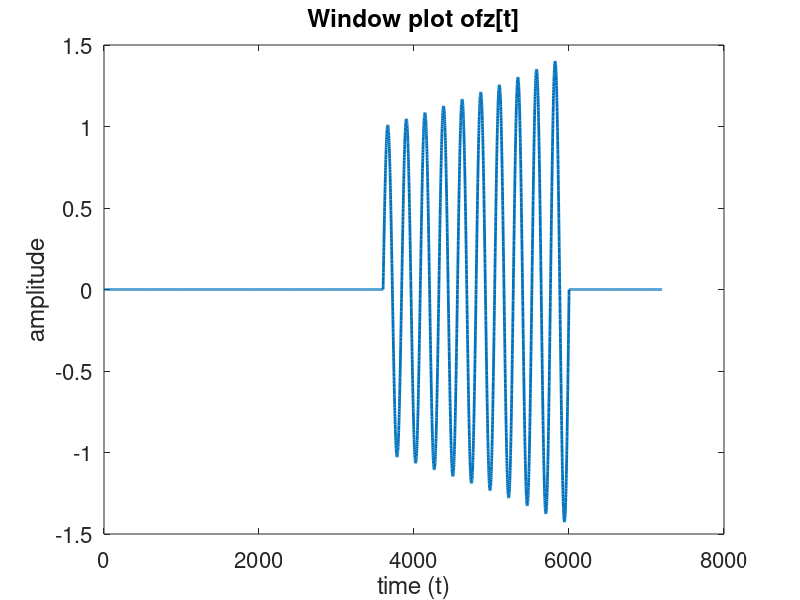

The MATLAB script that drew this image: (Note: this script raises an error after producing the figure.)
% ECE 345 Fall 2023
% Author: Shrey Dobariya (smd403)
%Exercise 1
sample_rate = 1e5;
set(groot, 'defaultAxesFontSize',16);
set(groot, 'defaultLineLineWidth', 2);

% Part A Cosine DT PLOT of a(n)
time = -4:11;
sigfunc_a = @(n) (1.5*cos((3*pi/8) * n));
stem(time, sigfunc_a(time) );
title('(a) Plot of a[n]');
xlabel('time (n)');
ylabel('amplitude');

% Part B Power DT plot of b(n)
time = 0:8;
sigfunc_b = @(n) (3*0.8.^(n-3));
stem(time, sigfunc_b(time) );
title('(b) Plot of b[n]');
xlabel('time (n)');
ylabel('amplitude');

% Part C DT Plot of c(n)
time = 0:15;
sigfun_c = @(n) (sigfunc_a(n) + sigfunc_b(n));
stem(time, sigfun_c(time) );
title('(c) Plot of c[n]');
xlabel('time (n)');
ylabel('amplitude');


% Part D
sim_sample_rate = 4e4;
time = 0:(1/sim_sample_rate):0.005;
sigfun_x = @(t) (1000*cos(880*pi * t));
plot(time, sigfun_x(time) );
title('(d) Plot of x[t]');
xlabel('time (t)');
ylabel('amplitude');

% Part E
sim_sample_rate = 50;
time = 0:(1/sim_sample_rate):4;
signal_function_y = @(t) (1 <= t & t <= 2) .* t + (t < 1 | t > 2) .* 0;
plot(time, signal_function_y(time) );
title('(e) Plot of y[t]');
xlabel('time (t)');
ylabel('amplitude');

% Part F
sim_sample_rate = 1.2e3;
time = -3:(1/sim_sample_rate):3;
signal_function_z = @(t) (1.2.^t .* sin(10*pi*t));
plot(time, signal_function_z(time) );
title('(f) Plot of z[t]');
xlabel('time (t)');
ylabel('amplitude');
%Exercise 2
% Part A
time = 0:15;
window_2a = (time >= 5) .* (time <= 10);
clip = sigfun_c(time) .* window_2a;
stem(clip)
title('Window plot ofc[n]');
xlabel('time (t)');
ylabel('amplitude');

% Part B
sim_sample_rate = 4e4;
time = 0:(1/sim_sample_rate):0.005;
window_x = (time >= 0.002) .* (time <= 0.003);
clip = sigfun_x(time) .* window_x;
plot(clip)
title('Window plot ofx[t]');
xlabel('time (t)');
ylabel('amplitude');

% Part C
sim_sample_rate = 1.2e3;
time = -3:(1/sim_sample_rate):3;
window_z = (time >= 0) .* (time <= 2);
clip = signal_function_z(time) .* window_z;
plot(clip)
title('Window plot ofz[t]');
xlabel('time (t)');
ylabel('amplitude');

% Exercise 3
%%%
% Part A
sim_sample_rate = 5e3;
time = 0:1/(sim_sample_rate):25;
part_a_signal = @(t) ((0.9).^(t) .* sin(10*pi.*t));
maxValue = max(part_a_signal(time));
maxIndices = find(round(part_a_signal(time), 4) == round(maxValue,4));
minValue = min(part_a_signal(time));
minIndices = find(round(part_a_signal(time), 4) == round(minValue, 4));
% We will do a rough approximation here  because some points are 0 but don't equal 0 exactly
zeroes = find(part_a_signal(time) < 0.01 & part_a_signal(time) > -0.01);
plot(time, part_a_signal(time));
hold on;
plot(time(maxIndices), maxValue*ones(size(maxIndices)), 'xr');
plot(time(minIndices), minValue *ones(size(minIndices)), 'xg');
plot(time(zeroes), zeros(size(zeroes)), 'o');
grid on;
hold off;
legend('Signal', 'Max', 'Min', 'Zeroes');
title('Finding Peaks On Plot A');
xlabel('time (t)');
ylabel('a(t)');


% Part B
sim_sample_rate = 5e3;
time = -2:1/(sim_sample_rate):2;
part_b_signal = @(t) (sin(10*pi.*t)+cos(8.*t));

maxValue = max(part_b_signal(time));
%rough approximation due to some rounding issues
maxIndices = find(round(part_b_signal(time), 4) == round(maxValue,4));

minValue = min(part_b_signal(time));
%rough approximation due to some rounding issues
minIndices = find(round(part_b_signal(time), 4) == round(minValue, 4));

% rough approximate because some points are 0 but don't equal 0 exactly
zeroes = find(part_b_signal(time) < 0.01 & part_b_signal(time) > -0.01);

plot(time, part_b_signal(time));
hold on;
plot(time(maxIndices), maxValue*ones(size(maxIndices)), 'xr');
plot(time(minIndices), minValue *ones(size(minIndices)), 'xg');
plot(time(zeroes), zeros(size(zeroes)), 'o');
grid on;
hold off;
legend('Signal', 'Max', 'Min', 'Zeroes');
title('Finding Peaks On Plot B');
xlabel('time (t)');
ylabel('b(t)');


% Part C
time = -5:5;
part_c_signal = @(t) (-1.1).^t;

maxValue = max(part_c_signal(time));
%rough approximation due to some rounding issues
maxIndices = find(round(part_c_signal(time), 4) == round(maxValue,4));

minValue = min(part_c_signal(time));
%rough approximation due to some rounding issues
minIndices = find(round(part_c_signal(time), 4) == round(minValue, 4));

stem(time, part_c_signal(time));
hold on;
plot(time(maxIndices), maxValue*ones(size(maxIndices)), 'xr');
plot(time(minIndices), minValue *ones(size(minIndices)), 'xg');
%this plot can't have zeroes so we just skip that code
grid on;
hold off;
legend('Signal', 'Max', 'Min');
title('Finding Peaks On Plot C');
xlabel('timet)');
ylabel('c[n]');


% Part D
time = -100:100;
part_d_signal = @(t) cos(3*pi/5*t) + cos(2 * pi/5 *(t-3));

maxValue = max(part_d_signal(time));
%rough approximation due to some rounding issues
maxIndices = find(round(part_d_signal(time), 4) == round(maxValue,4));

minValue = min(part_d_signal(time));
%rough approximation due to some rounding issues
minIndices = find(round(part_d_signal(time), 4) == round(minValue, 4));

% rough approximate because some points are 0 but don't equal 0 exactly
zeroes = find(part_d_signal(time) < 0.0001 & part_d_signal(time) > -0.0001);

stem(time, part_d_signal(time));
hold on;
plot(time(maxIndices), maxValue*ones(size(maxIndices)), 'xr');
plot(time(minIndices), minValue *ones(size(minIndices)), 'xg');
plot(time(zeroes), zeros(size(zeroes)), 'o');
grid on;
hold off;
legend('Signal', 'Max', 'Min', 'Zeroes');
title('Finding Peaks On Plot D');
xlabel('time (t)');
ylabel('d[n]');



% Exercise 4
% for each of them I'll show both the methods , the asked one and the
% riemann sum so that we can see how accuate the values are 
%Part A
partA = @(t) cos(120*pi*t).^2;
n = 1000;
a = 0;
b = 1;
width = (b - a) / n;
ri_sum = 0;

for i = 1:n
    m = (i - 0.5)*width;
    ri_sum = ri_sum + partA(m)*width;
end
fprintf('The value of the integral for part A from %d to %d : %.3f\n',a,b,ri_sum);
% partA method2 
t = 0:Deltasim:1;
x = cos(120*pi*t).^2;
A = sum(x) * Deltasim;
fprintf('The approximate value of integral A is: %f\n', A);

%Part B
partB = @(t) (cos(120*pi*t) .* sin(120*pi*t));
n = 1000;
a = 0;
b = 1;
width = (b - a) / n;
ri_sum = 0;

for i = 1:n
    m = (i - 0.5)*width;
    ri_sum = ri_sum + partB(m)*width;
end
fprintf('The value of the integral for part B from %d to %d: %.8f\n',a,b,ri_sum);
%partB method2
fsim = 1e5;
Deltasim = 1 / fsim;
t_b = 0:Deltasim:1;
x_b = cos(120 * pi * t_b) .* sin(120 * pi * t_b);
area_b = sum(x_b) * Deltasim;
fprintf('The approximate value of integral B is: %f\n', area_b);

%Part C
e = exp(1);
partC = @(t) (e.^(-0.5*t)+ 2*e.^(-t)).*cos(60*pi*t);
n = 1000;
a = 3;
b = 5;
width = (b - a) / n;
ri_sum = 0;
for i = 1:n
    m = (i - 0.5)*width;
    ri_sum = ri_sum + partC(m)*width;
end
fprintf('The value of the integral for part C from %d to %d: %.8f\n',a,b,ri_sum);
% partC method2
fsim = 1e5;
Deltasim = 1 / fsim;
t_c = 3:Deltasim:5;
x_c = (exp(-0.5*t_c) + 2 * exp(-t_c)) .* cos(60 * pi * t_c);
area_c = sum(x_c) * Deltasim;
fprintf('The value of the integral for part C: %.8f\n',area_c);

%Part D
partD = @(t) cos(6*pi*t).*cos(6*pi*(t - 1/5));
n = 1000;
a = 0;
b = 2;
width = (b - a) / n;
ri_sum = 0;

for i = 1:n
    m = (i - 0.5)*width;
    ri_sum = ri_sum + partD(m)*width;
end
fprintf('The value of the integral for part D from  %d to %d: %.8f\n',a,b,ri_sum);
%partD method2
fsim = 1e5;
Deltasim = 1 / fsim;
t_d = 0:Deltasim:2;
x_d = cos(6 * pi * t_d) .* cos(6 * pi * (t_d - 1/5));
area_d = sum(x_d) * Deltasim;
fprintf('The value of the integral for part d: %.8f\n',area_d);


%Exercise 5
file= 'whalesong.mp3';
[audio, fs] = audioread(file); 
fs_kHz = fs / 1000;
clip_length = length(audio) / fs_kHz;
fprintf('Sampling Rate in kHz is:%0.6f\n',fs_kHz);
fprintf('length of the clip  is:%0.6f\n',clip_length);

t = (0:length(audio) - 1) /fs;
plot(t, audio);
xlabel('Time (s)');
ylabel('Amplitude');
title('Audio Signal');
[max_magnitude, max_index] = max(abs(audio));
max_time = t(max_index);
fprintf('maximum magnitude  is:%0.6f\n',max_magnitude);
fprintf('Timestamp of max  is:%0.6f\n',max_time);
% extracting and plotting whale call between 31 and 33 seconds
startInd = round(31* fs)+1;
endInd = round(33*fs);
whcallAUDIO = audio(startInd:endInd);
whaleCallTime = (0:length(whcallAUDIO) - 1) / fs;
soundsc(whcallAUDIO);
plot(whaleCallTime, whcallAUDIO);
grid on;
xlabel('Time (s)');
ylabel('Amplitude');
title('31s to 33s Whale Call');
% Calculate the energy of the 2-second clip
totalEnergy = trapz(abs(whcallAUDIO).^2);
fprintf('Energy in 2s Clip  is:%0.6f\n',totalEnergy );







